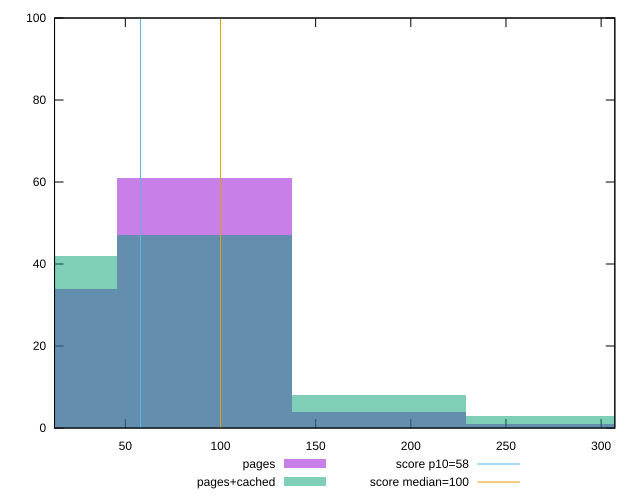

gnuplot code for this plot:
reset

$pages <<EOF
183.17210688159057 4
274.75816032238583 1
91.58605344079528 61
0 34
EOF

$pagesCached <<EOF
274.75816032238583 3
183.17210688159057 8
91.58605344079528 47
0 42
EOF

set key outside below
set boxwidth 91.58605344079528
set xrange [12.8:307.20000000000294]
set yrange [0:100]
set trange [0:100]
set style fill transparent solid 0.5 noborder

set parametric
set terminal svg size 640, 500 enhanced background rgb 'white'
set output "report_00017_2021-02-10T15-08-03.406Z/estimated-input-latency/comparison/histogram/0_vs_1.svg"

plot $pages title "pages" with boxes, \
     $pagesCached title "pages+cached" with boxes, \
     58,t title "score p10=58", \
     100,t title "score median=100"

reset
